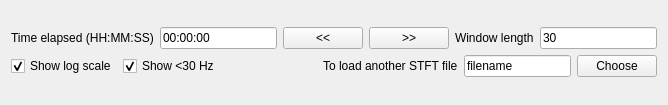
<?xml version="1.0" encoding="UTF-8"?>
<ui version="4.0">
 <class>StftResultsView</class>
 <widget class="QWidget" name="StftResultsView">
  <property name="geometry">
   <rect>
    <x>0</x>
    <y>0</y>
    <width>668</width>
    <height>105</height>
   </rect>
  </property>
  <property name="windowTitle">
   <string>Form</string>
  </property>
  <layout class="QGridLayout" name="gridLayout">
   <item row="0" column="0">
    <layout class="QVBoxLayout" name="verticalLayout">
     <item>
      <layout class="QHBoxLayout" name="horizontalLayout">
       <item>
        <widget class="QLabel" name="time_label">
         <property name="text">
          <string>Time elapsed (HH:MM:SS)</string>
         </property>
        </widget>
       </item>
       <item>
        <widget class="QLineEdit" name="time_lineEdit">
         <property name="text">
          <string>00:00:00</string>
         </property>
        </widget>
       </item>
       <item>
        <widget class="QPushButton" name="previous_pb">
         <property name="text">
          <string>&lt;&lt;</string>
         </property>
        </widget>
       </item>
       <item>
        <widget class="QPushButton" name="next_pb">
         <property name="text">
          <string>&gt;&gt;</string>
         </property>
        </widget>
       </item>
       <item>
        <widget class="QLabel" name="length_label">
         <property name="text">
          <string>Window length</string>
         </property>
        </widget>
       </item>
       <item>
        <widget class="QLineEdit" name="length_lineEdit">
         <property name="text">
          <string>30</string>
         </property>
        </widget>
       </item>
      </layout>
     </item>
     <item>
      <layout class="QHBoxLayout" name="horizontalLayout_2">
       <item>
        <widget class="QCheckBox" name="log_cb">
         <property name="text">
          <string>Show log scale</string>
         </property>
         <property name="checkable">
          <bool>true</bool>
         </property>
         <property name="checked">
          <bool>true</bool>
         </property>
         <property name="tristate">
          <bool>false</bool>
         </property>
        </widget>
       </item>
       <item>
        <widget class="QCheckBox" name="zoom_cb">
         <property name="text">
          <string>Show &lt;30 Hz</string>
         </property>
         <property name="checked">
          <bool>true</bool>
         </property>
        </widget>
       </item>
       <item>
        <spacer name="horizontalSpacer_2">
         <property name="orientation">
          <enum>Qt::Horizontal</enum>
         </property>
         <property name="sizeHint" stdset="0">
          <size>
           <width>98</width>
           <height>20</height>
          </size>
         </property>
        </spacer>
       </item>
       <item>
        <widget class="QLabel" name="file_label">
         <property name="text">
          <string>To load another STFT file</string>
         </property>
        </widget>
       </item>
       <item>
        <widget class="QLineEdit" name="filename_lineEdit">
         <property name="text">
          <string>filename</string>
         </property>
        </widget>
       </item>
       <item>
        <widget class="QPushButton" name="choose_pb">
         <property name="text">
          <string>Choose</string>
         </property>
        </widget>
       </item>
      </layout>
     </item>
     <item>
      <layout class="QVBoxLayout" name="result_layout"/>
     </item>
    </layout>
   </item>
  </layout>
 </widget>
 <resources/>
 <connections>
  <connection>
   <sender>choose_pb</sender>
   <signal>clicked()</signal>
   <receiver>StftResultsView</receiver>
   <slot>on_choose()</slot>
   <hints>
    <hint type="sourcelabel">
     <x>671</x>
     <y>63</y>
    </hint>
    <hint type="destinationlabel">
     <x>361</x>
     <y>47</y>
    </hint>
   </hints>
  </connection>
  <connection>
   <sender>next_pb</sender>
   <signal>clicked()</signal>
   <receiver>StftResultsView</receiver>
   <slot>on_next()</slot>
   <hints>
    <hint type="sourcelabel">
     <x>437</x>
     <y>25</y>
    </hint>
    <hint type="destinationlabel">
     <x>361</x>
     <y>47</y>
    </hint>
   </hints>
  </connection>
  <connection>
   <sender>previous_pb</sender>
   <signal>clicked()</signal>
   <receiver>StftResultsView</receiver>
   <slot>on_previous()</slot>
   <hints>
    <hint type="sourcelabel">
     <x>351</x>
     <y>25</y>
    </hint>
    <hint type="destinationlabel">
     <x>361</x>
     <y>47</y>
    </hint>
   </hints>
  </connection>
  <connection>
   <sender>time_lineEdit</sender>
   <signal>returnPressed()</signal>
   <receiver>StftResultsView</receiver>
   <slot>on_time_changed()</slot>
   <hints>
    <hint type="sourcelabel">
     <x>224</x>
     <y>25</y>
    </hint>
    <hint type="destinationlabel">
     <x>361</x>
     <y>47</y>
    </hint>
   </hints>
  </connection>
  <connection>
   <sender>length_lineEdit</sender>
   <signal>returnPressed()</signal>
   <receiver>StftResultsView</receiver>
   <slot>on_time_changed()</slot>
   <hints>
    <hint type="sourcelabel">
     <x>631</x>
     <y>25</y>
    </hint>
    <hint type="destinationlabel">
     <x>361</x>
     <y>47</y>
    </hint>
   </hints>
  </connection>
  <connection>
   <sender>zoom_cb</sender>
   <signal>stateChanged(int)</signal>
   <receiver>StftResultsView</receiver>
   <slot>on_plot_cb()</slot>
   <hints>
    <hint type="sourcelabel">
     <x>55</x>
     <y>76</y>
    </hint>
    <hint type="destinationlabel">
     <x>360</x>
     <y>77</y>
    </hint>
   </hints>
  </connection>
  <connection>
   <sender>log_cb</sender>
   <signal>stateChanged(int)</signal>
   <receiver>StftResultsView</receiver>
   <slot>on_plot_cb()</slot>
   <hints>
    <hint type="sourcelabel">
     <x>165</x>
     <y>68</y>
    </hint>
    <hint type="destinationlabel">
     <x>360</x>
     <y>77</y>
    </hint>
   </hints>
  </connection>
 </connections>
 <slots>
  <slot>on_choose()</slot>
  <slot>on_previous()</slot>
  <slot>on_next()</slot>
  <slot>on_time_changed()</slot>
  <slot>on_plot_cb()</slot>
 </slots>
</ui>
